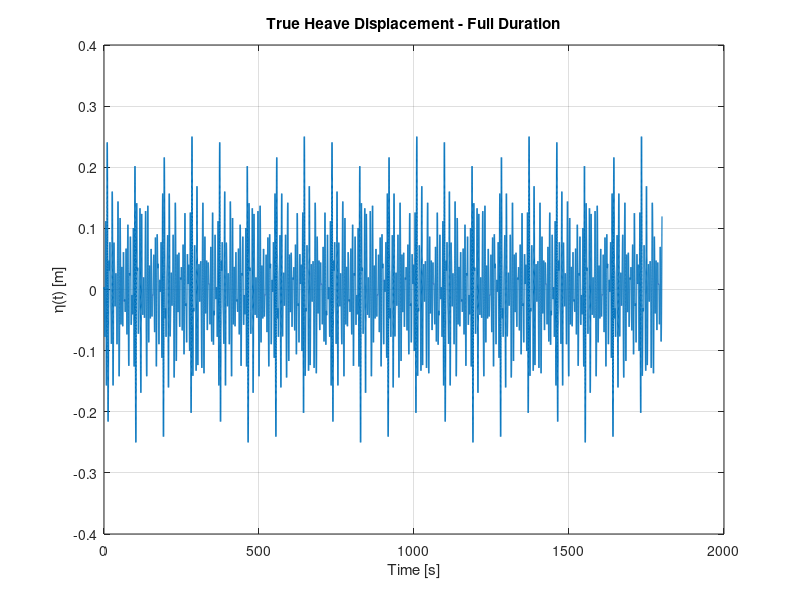
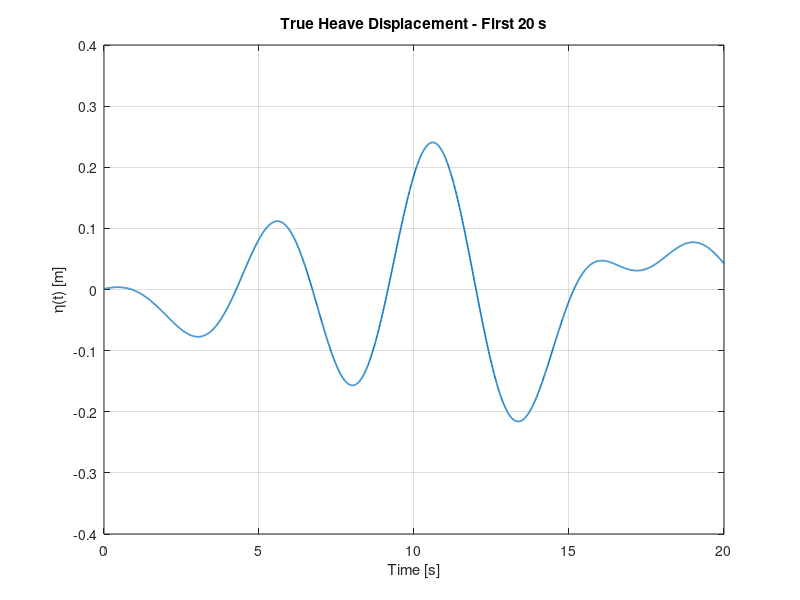
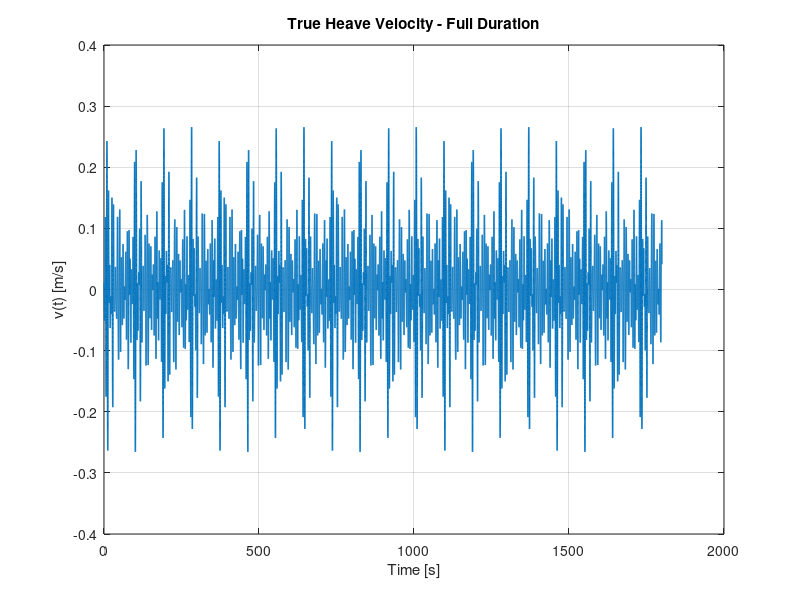
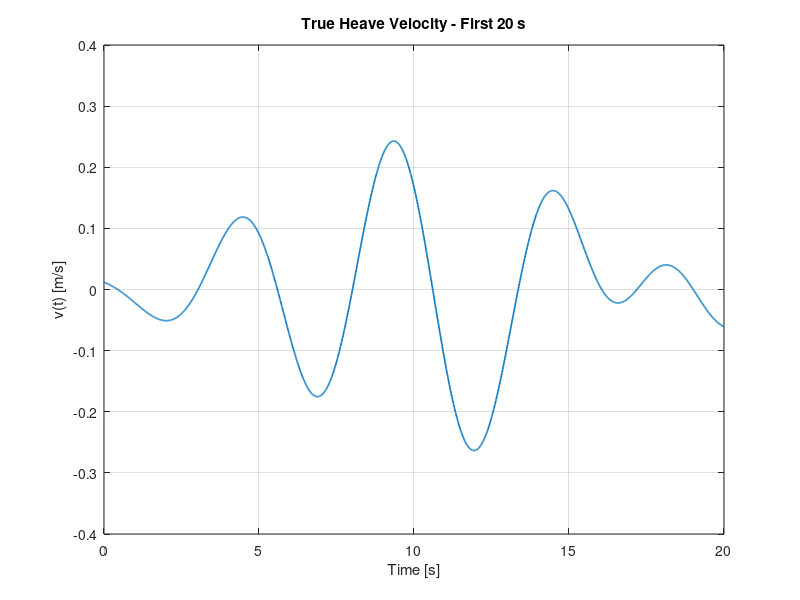

Source code (MATLAB) for these figures, in order:
%% IMU Heave Simulation - Step 1
% Purpose:
% Create the simulation time vector and the true heave motion:
% displacement eta(t), velocity v(t), and acceleration a(t)

clear; clc; close all;

%% Simulation settings
fs = 100;                  % Sampling frequency [Hz]
Ts = 1/fs;                 % Sampling period [s]
T_total = 30*60;           % Total simulation time [s] = 30 minutes
t = (0:Ts:T_total-Ts)';    % Time vector [s]

%% True heave motion parameters - dense random sea state
% Modelling choice:
% build a denser sea state using many sinusoidal components
% with random phases and a smooth amplitude envelope

N = 30;                           % number of components
f_min_sea = 0.08;                 % minimum wave frequency [Hz]
f_max_sea = 0.40;                 % maximum wave frequency [Hz]
f_vec = linspace(f_min_sea, f_max_sea, N)';   % frequency vector [Hz]

% Smooth amplitude envelope (Gaussian-shaped around a peak frequency)
f_peak_shape = 0.16;              % centre of wave-energy envelope [Hz]
sigma_f = 0.06;                   % spread of envelope [Hz]
A_shape = exp(-0.5*((f_vec - f_peak_shape)/sigma_f).^2);

% Set a target significant wave height for the simulated sea
Hm0_target = 0.30;                % [m]
m0_target = (Hm0_target/4)^2;     % target spectral zeroth moment [m^2]

% Scale amplitudes so that 0.5*sum(A_i^2) = m0_target
A_vec = sqrt(2*m0_target) * A_shape / norm(A_shape);

rng(10);                          % repeatable random phases
phi_vec = 2*pi*rand(N,1);         % random phases [rad]

%% True heave motion - dense random sea state
eta = zeros(size(t));             % displacement [m]
v   = zeros(size(t));             % velocity [m/s]
a   = zeros(size(t));             % acceleration [m/s^2]

for i = 1:N
    eta = eta + A_vec(i)*sin(2*pi*f_vec(i)*t + phi_vec(i));
    v   = v   + 2*pi*f_vec(i)*A_vec(i)*cos(2*pi*f_vec(i)*t + phi_vec(i));
    a   = a   - (2*pi*f_vec(i))^2*A_vec(i)*sin(2*pi*f_vec(i)*t + phi_vec(i));
end
%% Plot true motion
t_zoom_end = 20;                          % zoom window [s]
idx_zoom = t <= t_zoom_end;

figure;
plot(t, eta, 'LineWidth', 1.0);
grid on;
xlabel('Time [s]');
ylabel('\eta(t) [m]');
title('True Heave Displacement - Full Duration');

figure;
plot(t(idx_zoom), eta(idx_zoom), 'LineWidth', 1.2);
grid on;
xlabel('Time [s]');
ylabel('\eta(t) [m]');
title('True Heave Displacement - First 20 s');

figure;
plot(t, v, 'LineWidth', 1.0);
grid on;
xlabel('Time [s]');
ylabel('v(t) [m/s]');
title('True Heave Velocity - Full Duration');

figure;
plot(t(idx_zoom), v(idx_zoom), 'LineWidth', 1.2);
grid on;
xlabel('Time [s]');
ylabel('v(t) [m/s]');
title('True Heave Velocity - First 20 s');

figure;
plot(t, a, 'LineWidth', 1.0);
grid on;
xlabel('Time [s]');
ylabel('a(t) [m/s^2]');
title('True Heave Acceleration - Full Duration');

figure;
plot(t(idx_zoom), a(idx_zoom), 'LineWidth', 1.2);
grid on;
xlabel('Time [s]');
ylabel('a(t) [m/s^2]');
title('True Heave Acceleration - First 20 s');

%% True buoy attitude motion (small roll and pitch)
% Next realism step:
% add small roll and pitch oscillations to the buoy motion

A_roll_deg  = 3.0;          % roll amplitude [deg]
A_pitch_deg = 2.0;          % pitch amplitude [deg]

f_roll  = 0.14;             % roll frequency [Hz]
f_pitch = 0.22;             % pitch frequency [Hz]

phi_roll  = 0.6;            % roll phase [rad]
phi_pitch = -0.4;           % pitch phase [rad]

% Convert amplitudes to radians
A_roll  = deg2rad(A_roll_deg);
A_pitch = deg2rad(A_pitch_deg);

% True roll and pitch angles
roll_true  = A_roll  * sin(2*pi*f_roll*t  + phi_roll);      % [rad]
pitch_true = A_pitch * sin(2*pi*f_pitch*t + phi_pitch);     % [rad]

% True roll and pitch rates
roll_rate_true  = 2*pi*f_roll*A_roll  * cos(2*pi*f_roll*t  + phi_roll);   % [rad/s]
pitch_rate_true = 2*pi*f_pitch*A_pitch * cos(2*pi*f_pitch*t + phi_pitch);  % [rad/s]

% True yaw remains zero for now
yaw_true = zeros(size(t));                 % [rad]
yaw_rate_true = zeros(size(t));            % [rad/s]

%% Plot true attitude motion - first 20 s
figure;
subplot(2,1,1);
plot(t(idx_zoom), rad2deg(roll_true(idx_zoom)), 'LineWidth', 1.2); hold on;
plot(t(idx_zoom), rad2deg(pitch_true(idx_zoom)), 'LineWidth', 1.2);
grid on;
ylabel('Angle [deg]');
title('True Roll and Pitch - First 20 s');
legend('Roll', 'Pitch', 'Location', 'best');

subplot(2,1,2);
plot(t(idx_zoom), rad2deg(roll_rate_true(idx_zoom)), 'LineWidth', 1.2); hold on;
plot(t(idx_zoom), rad2deg(pitch_rate_true(idx_zoom)), 'LineWidth', 1.2);
grid on;
xlabel('Time [s]');
ylabel('Rate [deg/s]');
title('True Roll and Pitch Rates - First 20 s');
legend('Roll rate', 'Pitch rate', 'Location', 'best');

%% Ideal IMU outputs with roll and pitch
% Now include the effect of buoy tilt on the accelerometer.
% Navigation frame z-axis is positive upward.
% Specific force in navigation frame is [0; 0; a(t)+g].
% It is then rotated into the body frame.

g = 9.81;    % gravitational acceleration [m/s^2]

% Preallocate ideal accelerometer outputs
accel_ideal_x = zeros(size(t));
accel_ideal_y = zeros(size(t));
accel_ideal_z = zeros(size(t));

% Preallocate ideal gyroscope outputs
gyro_ideal_x = zeros(size(t));
gyro_ideal_y = zeros(size(t));
gyro_ideal_z = zeros(size(t));

for k = 1:length(t)
    % Euler angles at this time
    phi   = roll_true(k);      % roll [rad]
    theta = pitch_true(k);     % pitch [rad]
    psi   = yaw_true(k);       % yaw [rad]

    % Rotation from body to navigation (ZYX convention)
    Rx = [1 0 0;
          0 cos(phi) -sin(phi);
          0 sin(phi)  cos(phi)];

    Ry = [ cos(theta) 0 sin(theta);
           0          1 0;
          -sin(theta) 0 cos(theta)];

    Rz = [cos(psi) -sin(psi) 0;
          sin(psi)  cos(psi) 0;
          0         0        1];

    C_nb = Rz * Ry * Rx;   % body -> navigation
    C_bn = C_nb.';         % navigation -> body

    % Specific force in navigation frame
    f_n = [0; 0; a(k) + g];

    % Ideal accelerometer output in body frame
    f_b = C_bn * f_n;

    accel_ideal_x(k) = f_b(1);
    accel_ideal_y(k) = f_b(2);
    accel_ideal_z(k) = f_b(3);
end

% Ideal gyroscope output in body rates p, q, r
% Use ZYX Euler-angle-rate to body-rate mapping
phi = roll_true;
theta = pitch_true;
psi_dot = yaw_rate_true;

phi_dot = roll_rate_true;
theta_dot = pitch_rate_true;

gyro_ideal_x = phi_dot - sin(theta).*psi_dot;
gyro_ideal_y = cos(phi).*theta_dot + sin(phi).*cos(theta).*psi_dot;
gyro_ideal_z = -sin(phi).*theta_dot + cos(phi).*cos(theta).*psi_dot;

%% Plot ideal IMU outputs - first 20 s
figure;
subplot(3,1,1);
plot(t(idx_zoom), accel_ideal_x(idx_zoom), 'LineWidth', 1.2);
grid on;
ylabel('a_x [m/s^2]');
title('Ideal Accelerometer Output with Tilt - First 20 s');

subplot(3,1,2);
plot(t(idx_zoom), accel_ideal_y(idx_zoom), 'LineWidth', 1.2);
grid on;
ylabel('a_y [m/s^2]');

subplot(3,1,3);
plot(t(idx_zoom), accel_ideal_z(idx_zoom), 'LineWidth', 1.2);
grid on;
ylabel('a_z [m/s^2]');
xlabel('Time [s]');

figure;
subplot(3,1,1);
plot(t(idx_zoom), rad2deg(gyro_ideal_x(idx_zoom)), 'LineWidth', 1.2);
grid on;
ylabel('p [deg/s]');
title('Ideal Gyroscope Output with Tilt - First 20 s');

subplot(3,1,2);
plot(t(idx_zoom), rad2deg(gyro_ideal_y(idx_zoom)), 'LineWidth', 1.2);
grid on;
ylabel('q [deg/s]');

subplot(3,1,3);
plot(t(idx_zoom), rad2deg(gyro_ideal_z(idx_zoom)), 'LineWidth', 1.2);
grid on;
ylabel('r [deg/s]');
xlabel('Time [s]');

%% Compare naive and tilt-corrected vertical acceleration (ideal case)
% This diagnostic uses the ideal accelerometer and the true roll/pitch.
% It shows why az - g is no longer valid once the buoy tilts.

a_est_naive_ideal = accel_ideal_z - g;   % old heave-only shortcut
a_est_tilt_ideal  = zeros(size(t));      % corrected using true attitude

for k = 1:length(t)
    phi   = roll_true(k);      % roll [rad]
    theta = pitch_true(k);     % pitch [rad]

    % For yaw = 0, the body-to-navigation rotation is Ry*Rx
    Rx = [1 0 0;
          0 cos(phi) -sin(phi);
          0 sin(phi)  cos(phi)];

    Ry = [ cos(theta) 0 sin(theta);
           0          1 0;
          -sin(theta) 0 cos(theta)];

    C_nb = Ry * Rx;          % body -> navigation

    f_b = [accel_ideal_x(k);
           accel_ideal_y(k);
           accel_ideal_z(k)];

    f_n_est = C_nb * f_b;    % rotate specific force back to navigation frame

    % Vertical acceleration estimate = vertical specific force - g contribution
    a_est_tilt_ideal(k) = f_n_est(3) - g;
end

%% Plot true vs naive vs tilt-corrected acceleration - first 20 s
figure;
plot(t(idx_zoom), a(idx_zoom), 'LineWidth', 1.4); hold on;
plot(t(idx_zoom), a_est_naive_ideal(idx_zoom), 'LineWidth', 1.1);
plot(t(idx_zoom), a_est_tilt_ideal(idx_zoom), 'LineWidth', 1.1);
grid on;
xlabel('Time [s]');
ylabel('Acceleration [m/s^2]');
title('True vs Naive vs Tilt-Corrected Vertical Acceleration (Ideal Case)');
legend('True a(t)', 'Naive a_z-g', 'Tilt-corrected', 'Location', 'best');

%% Error comparison - first 20 s
err_naive_ideal = a_est_naive_ideal - a;
err_tilt_ideal  = a_est_tilt_ideal  - a;

figure;
plot(t(idx_zoom), err_naive_ideal(idx_zoom), 'LineWidth', 1.1); hold on;
plot(t(idx_zoom), err_tilt_ideal(idx_zoom), 'LineWidth', 1.1);
grid on;
xlabel('Time [s]');
ylabel('Error [m/s^2]');
title('Naive vs Tilt-Corrected Error (Ideal Case)');
legend('Naive error', 'Tilt-corrected error', 'Location', 'best');

%% Print ideal-case error statistics
fprintf('\n--- Ideal tilted case: vertical acceleration recovery ---\n');
fprintf('Naive mean error:          %.6e m/s^2\n', mean(err_naive_ideal));
fprintf('Naive std error:           %.6e m/s^2\n', std(err_naive_ideal));
fprintf('Naive max abs error:       %.6e m/s^2\n', max(abs(err_naive_ideal)));

fprintf('Tilt-corrected mean error: %.6e m/s^2\n', mean(err_tilt_ideal));
fprintf('Tilt-corrected std error:  %.6e m/s^2\n', std(err_tilt_ideal));
fprintf('Tilt-corrected max abs error: %.6e m/s^2\n', max(abs(err_tilt_ideal)));

%% Add sensor bias and z-axis drift
% Accelerometer bias [m/s^2]
b_ax = 0.02;
b_ay = -0.01;

% z-axis accelerometer bias = constant part + random-walk-like drift
b_az0 = 0.03;                 % nominal bias level [m/s^2]

rng(20);                      % repeatable drift realization

b_az_rw = cumsum(randn(size(t)));      % random-walk-like drift
b_az_rw = b_az_rw - mean(b_az_rw);     % remove offset
b_az_rw = 0.005 * b_az_rw / std(b_az_rw);   % set drift strength

b_az = b_az0 + b_az_rw;

% Gyroscope bias [rad/s]
b_gx = 0.005;
b_gy = -0.003;
b_gz = 0.002;

% Biased accelerometer signals
accel_bias_x = accel_ideal_x + b_ax;
accel_bias_y = accel_ideal_y + b_ay;
accel_bias_z = accel_ideal_z + b_az;

% Biased gyroscope signals
gyro_bias_x = gyro_ideal_x + b_gx;
gyro_bias_y = gyro_ideal_y + b_gy;
gyro_bias_z = gyro_ideal_z + b_gz;

%% Plot biased accelerometer output - first 20 s
figure;
subplot(3,1,1);
plot(t(idx_zoom), accel_bias_x(idx_zoom), 'LineWidth', 1.2);
grid on;
ylabel('a_x [m/s^2]');
title('Biased Accelerometer Output - First 20 s');

subplot(3,1,2);
plot(t(idx_zoom), accel_bias_y(idx_zoom), 'LineWidth', 1.2);
grid on;
ylabel('a_y [m/s^2]');

subplot(3,1,3);
plot(t(idx_zoom), accel_bias_z(idx_zoom), 'LineWidth', 1.2);
grid on;
ylabel('a_z [m/s^2]');
xlabel('Time [s]');

%% Plot biased gyroscope output - first 20 s
figure;
subplot(3,1,1);
plot(t(idx_zoom), gyro_bias_x(idx_zoom), 'LineWidth', 1.2);
grid on;
ylabel('\omega_x [rad/s]');
title('Biased Gyroscope Output - First 20 s');

subplot(3,1,2);
plot(t(idx_zoom), gyro_bias_y(idx_zoom), 'LineWidth', 1.2);
grid on;
ylabel('\omega_y [rad/s]');

subplot(3,1,3);
plot(t(idx_zoom), gyro_bias_z(idx_zoom), 'LineWidth', 1.2);
grid on;
ylabel('\omega_z [rad/s]');
xlabel('Time [s]');

%% Add white Gaussian noise
% Modelling choice for now:
% - zero-mean
% - white
% - Gaussian
% - independent on each axis

rng(1);   % for repeatability

% Accelerometer noise standard deviation [m/s^2]
sigma_ax = 0.01;
sigma_ay = 0.01;
sigma_az = 0.01;

% Gyroscope noise standard deviation [rad/s]
sigma_gx = 0.002;
sigma_gy = 0.002;
sigma_gz = 0.002;

% Generate accelerometer noise
n_ax = sigma_ax * randn(size(t));
n_ay = sigma_ay * randn(size(t));
n_az = sigma_az * randn(size(t));

% Generate gyroscope noise
n_gx = sigma_gx * randn(size(t));
n_gy = sigma_gy * randn(size(t));
n_gz = sigma_gz * randn(size(t));

% Noisy accelerometer signals
accel_noisy_x = accel_bias_x + n_ax;
accel_noisy_y = accel_bias_y + n_ay;
accel_noisy_z = accel_bias_z + n_az;

% Noisy gyroscope signals
gyro_noisy_x = gyro_bias_x + n_gx;
gyro_noisy_y = gyro_bias_y + n_gy;
gyro_noisy_z = gyro_bias_z + n_gz;

%% Plot noisy accelerometer output - first 20 s
figure;
subplot(3,1,1);
plot(t(idx_zoom), accel_noisy_x(idx_zoom), 'LineWidth', 1.0);
grid on;
ylabel('a_x [m/s^2]');
title('Noisy Accelerometer Output - First 20 s');

subplot(3,1,2);
plot(t(idx_zoom), accel_noisy_y(idx_zoom), 'LineWidth', 1.0);
grid on;
ylabel('a_y [m/s^2]');

subplot(3,1,3);
plot(t(idx_zoom), accel_noisy_z(idx_zoom), 'LineWidth', 1.0);
grid on;
ylabel('a_z [m/s^2]');
xlabel('Time [s]');

%% Plot noisy gyroscope output - first 20 s
figure;
subplot(3,1,1);
plot(t(idx_zoom), gyro_noisy_x(idx_zoom), 'LineWidth', 1.0);
grid on;
ylabel('\omega_x [rad/s]');
title('Noisy Gyroscope Output - First 20 s');

subplot(3,1,2);
plot(t(idx_zoom), gyro_noisy_y(idx_zoom), 'LineWidth', 1.0);
grid on;
ylabel('\omega_y [rad/s]');

subplot(3,1,3);
plot(t(idx_zoom), gyro_noisy_z(idx_zoom), 'LineWidth', 1.0);
grid on;
ylabel('\omega_z [rad/s]');
xlabel('Time [s]');

%% Apply first-order low-pass filter
% For now, use a simple first-order equivalent LPF.
% These cutoffs are temporary debugging values, not final MPU6050 settings.

fc_accel = 5;      % accelerometer LPF cutoff [Hz]
fc_gyro  = 5;      % gyroscope LPF cutoff [Hz]

alpha_accel = exp(-2*pi*fc_accel*Ts);
alpha_gyro  = exp(-2*pi*fc_gyro*Ts);

% Preallocate filtered signals
accel_filt_x = zeros(size(t));
accel_filt_y = zeros(size(t));
accel_filt_z = zeros(size(t));

gyro_filt_x = zeros(size(t));
gyro_filt_y = zeros(size(t));
gyro_filt_z = zeros(size(t));

% Initial conditions
accel_filt_x(1) = accel_noisy_x(1);
accel_filt_y(1) = accel_noisy_y(1);
accel_filt_z(1) = accel_noisy_z(1);

gyro_filt_x(1) = gyro_noisy_x(1);
gyro_filt_y(1) = gyro_noisy_y(1);
gyro_filt_z(1) = gyro_noisy_z(1);

% Recursive filtering
for k = 2:length(t)
    accel_filt_x(k) = alpha_accel*accel_filt_x(k-1) + (1-alpha_accel)*accel_noisy_x(k);
    accel_filt_y(k) = alpha_accel*accel_filt_y(k-1) + (1-alpha_accel)*accel_noisy_y(k);
    accel_filt_z(k) = alpha_accel*accel_filt_z(k-1) + (1-alpha_accel)*accel_noisy_z(k);

    gyro_filt_x(k) = alpha_gyro*gyro_filt_x(k-1) + (1-alpha_gyro)*gyro_noisy_x(k);
    gyro_filt_y(k) = alpha_gyro*gyro_filt_y(k-1) + (1-alpha_gyro)*gyro_noisy_y(k);
    gyro_filt_z(k) = alpha_gyro*gyro_filt_z(k-1) + (1-alpha_gyro)*gyro_noisy_z(k);
end

%% Plot filtered vs noisy signals - first 20 s
figure;
subplot(2,1,1);
plot(t(idx_zoom), accel_noisy_z(idx_zoom), 'LineWidth', 0.8); hold on;
plot(t(idx_zoom), accel_filt_z(idx_zoom), 'LineWidth', 1.4);
grid on;
ylabel('a_z [m/s^2]');
title('Accelerometer Z-Axis: Noisy vs Filtered');
legend('Noisy', 'Filtered', 'Location', 'best');

subplot(2,1,2);
plot(t(idx_zoom), gyro_noisy_x(idx_zoom), 'LineWidth', 0.8); hold on;
plot(t(idx_zoom), gyro_filt_x(idx_zoom), 'LineWidth', 1.4);
grid on;
xlabel('Time [s]');
ylabel('\omega_x [rad/s]');
title('Gyroscope X-Axis: Noisy vs Filtered');
legend('Noisy', 'Filtered', 'Location', 'best');

%% Plot filtered accelerometer outputs - first 20 s
figure;
subplot(3,1,1);
plot(t(idx_zoom), accel_filt_x(idx_zoom), 'LineWidth', 1.1);
grid on;
ylabel('a_x [m/s^2]');
title('Filtered Accelerometer Output - First 20 s');

subplot(3,1,2);
plot(t(idx_zoom), accel_filt_y(idx_zoom), 'LineWidth', 1.1);
grid on;
ylabel('a_y [m/s^2]');

subplot(3,1,3);
plot(t(idx_zoom), accel_filt_z(idx_zoom), 'LineWidth', 1.1);
grid on;
ylabel('a_z [m/s^2]');
xlabel('Time [s]');

%% Plot filtered gyroscope outputs - first 20 s
figure;
subplot(3,1,1);
plot(t(idx_zoom), gyro_filt_x(idx_zoom), 'LineWidth', 1.1);
grid on;
ylabel('\omega_x [rad/s]');
title('Filtered Gyroscope Output - First 20 s');

subplot(3,1,2);
plot(t(idx_zoom), gyro_filt_y(idx_zoom), 'LineWidth', 1.1);
grid on;
ylabel('\omega_y [rad/s]');

subplot(3,1,3);
plot(t(idx_zoom), gyro_filt_z(idx_zoom), 'LineWidth', 1.1);
grid on;
ylabel('\omega_z [rad/s]');
xlabel('Time [s]');

%% Apply saturation using chosen full-scale ranges
% Chosen ranges for this simulation:
% Accelerometer: +/-4 g
% Gyroscope: +/-250 deg/s

accel_fs_g = 4;                    % accelerometer full-scale [g]
gyro_fs_dps = 250;                 % gyroscope full-scale [deg/s]

accel_limit = accel_fs_g * g;      % accelerometer saturation limit [m/s^2]
gyro_limit  = deg2rad(gyro_fs_dps);% gyroscope saturation limit [rad/s]

% Saturated accelerometer signals
accel_sat_x = min(max(accel_filt_x, -accel_limit), accel_limit);
accel_sat_y = min(max(accel_filt_y, -accel_limit), accel_limit);
accel_sat_z = min(max(accel_filt_z, -accel_limit), accel_limit);

% Saturated gyroscope signals
gyro_sat_x = min(max(gyro_filt_x, -gyro_limit), gyro_limit);
gyro_sat_y = min(max(gyro_filt_y, -gyro_limit), gyro_limit);
gyro_sat_z = min(max(gyro_filt_z, -gyro_limit), gyro_limit);

%% Plot saturated outputs - first 20 s
figure;
subplot(3,1,1);
plot(t(idx_zoom), accel_sat_x(idx_zoom), 'LineWidth', 1.1);
grid on;
ylabel('a_x [m/s^2]');
title('Saturated Accelerometer Output - First 20 s');

subplot(3,1,2);
plot(t(idx_zoom), accel_sat_y(idx_zoom), 'LineWidth', 1.1);
grid on;
ylabel('a_y [m/s^2]');

subplot(3,1,3);
plot(t(idx_zoom), accel_sat_z(idx_zoom), 'LineWidth', 1.1);
grid on;
ylabel('a_z [m/s^2]');
xlabel('Time [s]');

figure;
subplot(3,1,1);
plot(t(idx_zoom), gyro_sat_x(idx_zoom), 'LineWidth', 1.1);
grid on;
ylabel('\omega_x [rad/s]');
title('Saturated Gyroscope Output - First 20 s');

subplot(3,1,2);
plot(t(idx_zoom), gyro_sat_y(idx_zoom), 'LineWidth', 1.1);
grid on;
ylabel('\omega_y [rad/s]');

subplot(3,1,3);
plot(t(idx_zoom), gyro_sat_z(idx_zoom), 'LineWidth', 1.1);
grid on;
ylabel('\omega_z [rad/s]');
xlabel('Time [s]');

%% Check whether any clipping occurred
num_clip_accel = sum(abs(accel_filt_x) >= accel_limit) + ...
                 sum(abs(accel_filt_y) >= accel_limit) + ...
                 sum(abs(accel_filt_z) >= accel_limit);

num_clip_gyro = sum(abs(gyro_filt_x) >= gyro_limit) + ...
                sum(abs(gyro_filt_y) >= gyro_limit) + ...
                sum(abs(gyro_filt_z) >= gyro_limit);

fprintf('Total clipped accelerometer samples: %d\n', num_clip_accel);
fprintf('Total clipped gyroscope samples: %d\n', num_clip_gyro);

%% Quantisation using MPU-6050 sensitivity scale factors
% Datasheet-based sensitivity values for the chosen ranges:
% Accelerometer +/-4 g  -> 8192 LSB/g
% Gyroscope    +/-250 dps -> 131 LSB/(deg/s)

accel_sens_lsb_per_g = 8192;   % [LSB/g]
gyro_sens_lsb_per_dps = 131;   % [LSB/(deg/s)]

% Convert saturated accelerometer signals from m/s^2 to g
accel_sat_x_g = accel_sat_x / g;
accel_sat_y_g = accel_sat_y / g;
accel_sat_z_g = accel_sat_z / g;

% Convert saturated gyroscope signals from rad/s to deg/s
gyro_sat_x_dps = rad2deg(gyro_sat_x);
gyro_sat_y_dps = rad2deg(gyro_sat_y);
gyro_sat_z_dps = rad2deg(gyro_sat_z);

% Quantise to integer sensor counts
accel_counts_x = round(accel_sat_x_g * accel_sens_lsb_per_g);
accel_counts_y = round(accel_sat_y_g * accel_sens_lsb_per_g);
accel_counts_z = round(accel_sat_z_g * accel_sens_lsb_per_g);

gyro_counts_x = round(gyro_sat_x_dps * gyro_sens_lsb_per_dps);
gyro_counts_y = round(gyro_sat_y_dps * gyro_sens_lsb_per_dps);
gyro_counts_z = round(gyro_sat_z_dps * gyro_sens_lsb_per_dps);

% Convert quantised counts back to engineering units
accel_quant_x = (accel_counts_x / accel_sens_lsb_per_g) * g;
accel_quant_y = (accel_counts_y / accel_sens_lsb_per_g) * g;
accel_quant_z = (accel_counts_z / accel_sens_lsb_per_g) * g;

gyro_quant_x = deg2rad(gyro_counts_x / gyro_sens_lsb_per_dps);
gyro_quant_y = deg2rad(gyro_counts_y / gyro_sens_lsb_per_dps);
gyro_quant_z = deg2rad(gyro_counts_z / gyro_sens_lsb_per_dps);

%% Quantisation step sizes
accel_lsb_mps2 = g / accel_sens_lsb_per_g;                 % [m/s^2 per LSB]
gyro_lsb_rps   = deg2rad(1 / gyro_sens_lsb_per_dps);       % [rad/s per LSB]

fprintf('Accelerometer quantisation step: %.6e m/s^2 per LSB\n', accel_lsb_mps2);
fprintf('Gyroscope quantisation step: %.6e rad/s per LSB\n', gyro_lsb_rps);

%% Plot quantised vs saturated signals - first 20 s
figure;
subplot(2,1,1);
plot(t(idx_zoom), accel_sat_z(idx_zoom), 'LineWidth', 1.0); hold on;
plot(t(idx_zoom), accel_quant_z(idx_zoom), 'LineWidth', 1.2);
grid on;
ylabel('a_z [m/s^2]');
title('Accelerometer Z-Axis: Saturated vs Quantised');
legend('Saturated', 'Quantised', 'Location', 'best');

subplot(2,1,2);
plot(t(idx_zoom), gyro_sat_x(idx_zoom), 'LineWidth', 1.0); hold on;
plot(t(idx_zoom), gyro_quant_x(idx_zoom), 'LineWidth', 1.2);
grid on;
xlabel('Time [s]');
ylabel('\omega_x [rad/s]');
title('Gyroscope X-Axis: Saturated vs Quantised');
legend('Saturated', 'Quantised', 'Location', 'best');

%% Plot quantised accelerometer outputs - first 20 s
figure;
subplot(3,1,1);
plot(t(idx_zoom), accel_quant_x(idx_zoom), 'LineWidth', 1.0);
grid on;
ylabel('a_x [m/s^2]');
title('Quantised Accelerometer Output - First 20 s');

subplot(3,1,2);
plot(t(idx_zoom), accel_quant_y(idx_zoom), 'LineWidth', 1.0);
grid on;
ylabel('a_y [m/s^2]');

subplot(3,1,3);
plot(t(idx_zoom), accel_quant_z(idx_zoom), 'LineWidth', 1.0);
grid on;
ylabel('a_z [m/s^2]');
xlabel('Time [s]');

%% Plot quantised gyroscope outputs - first 20 s
figure;
subplot(3,1,1);
plot(t(idx_zoom), gyro_quant_x(idx_zoom), 'LineWidth', 1.0);
grid on;
ylabel('\omega_x [rad/s]');
title('Quantised Gyroscope Output - First 20 s');

subplot(3,1,2);
plot(t(idx_zoom), gyro_quant_y(idx_zoom), 'LineWidth', 1.0);
grid on;
ylabel('\omega_y [rad/s]');

subplot(3,1,3);
plot(t(idx_zoom), gyro_quant_z(idx_zoom), 'LineWidth', 1.0);
grid on;
ylabel('\omega_z [rad/s]');
xlabel('Time [s]');

%% Recover vertical acceleration from non-ideal tilted IMU
% Compare:
% 1) naive method: az - g
% 2) tilt-corrected method using full 3-axis accel and true attitude

a_est_naive = accel_quant_z - g;
a_est_tilt = zeros(size(t));

for k = 1:length(t)
    phi   = roll_true(k);
    theta = pitch_true(k);
    psi   = yaw_true(k);

    Rx = [1 0 0;
          0 cos(phi) -sin(phi);
          0 sin(phi)  cos(phi)];

    Ry = [ cos(theta) 0 sin(theta);
           0          1 0;
          -sin(theta) 0 cos(theta)];

    Rz = [cos(psi) -sin(psi) 0;
          sin(psi)  cos(psi) 0;
          0         0        1];

    C_nb = Rz * Ry * Rx;   % body -> navigation

    f_b = [accel_quant_x(k);
           accel_quant_y(k);
           accel_quant_z(k)];

    f_n_est = C_nb * f_b;

    a_est_tilt(k) = f_n_est(3) - g;
end

%% Plot true vs recovered vertical acceleration - first 20 s
figure;
plot(t(idx_zoom), a(idx_zoom), 'LineWidth', 1.3); hold on;
plot(t(idx_zoom), a_est_naive(idx_zoom), 'LineWidth', 1.0);
plot(t(idx_zoom), a_est_tilt(idx_zoom), 'LineWidth', 1.0);
grid on;
xlabel('Time [s]');
ylabel('Acceleration [m/s^2]');
title('True vs Naive vs Tilt-Corrected Vertical Acceleration (Non-Ideal Case)');
legend('True a(t)', 'Naive a_z-g', 'Tilt-corrected', 'Location', 'best');

%% Error comparison
err_naive = a_est_naive - a;
err_tilt  = a_est_tilt - a;

figure;
plot(t(idx_zoom), err_naive(idx_zoom), 'LineWidth', 1.0); hold on;
plot(t(idx_zoom), err_tilt(idx_zoom), 'LineWidth', 1.0);
grid on;
xlabel('Time [s]');
ylabel('Error [m/s^2]');
title('Naive vs Tilt-Corrected Error (Non-Ideal Case)');
legend('Naive error', 'Tilt-corrected error', 'Location', 'best');

%% Print error statistics
fprintf('\n--- Non-ideal tilted case: vertical acceleration recovery ---\n');
fprintf('Naive mean error:          %.6e m/s^2\n', mean(err_naive));
fprintf('Naive std error:           %.6e m/s^2\n', std(err_naive));
fprintf('Naive max abs error:       %.6e m/s^2\n', max(abs(err_naive)));

fprintf('Tilt-corrected mean error: %.6e m/s^2\n', mean(err_tilt));
fprintf('Tilt-corrected std error:  %.6e m/s^2\n', std(err_tilt));
fprintf('Tilt-corrected max abs error: %.6e m/s^2\n', max(abs(err_tilt)));

return

% %% Bias correction of recovered heave acceleration
% % For this simulation test, assume the z-axis accelerometer bias is known
% 
% a_est_bc = accel_quant_z - g - b_az;   % bias-corrected acceleration estimate
% 
% %% Plot true vs bias-corrected estimated acceleration - first 20 s
% figure;
% plot(t(idx_zoom), a(idx_zoom), 'LineWidth', 1.3); hold on;
% plot(t(idx_zoom), a_est_bc(idx_zoom), 'LineWidth', 1.0);
% grid on;
% xlabel('Time [s]');
% ylabel('Acceleration [m/s^2]');
% title('True vs Bias-Corrected Heave Acceleration - First 20 s');
% legend('True a(t)', 'Bias-corrected a_{est}(t)', 'Location', 'best');
% 
% %% Bias estimation from data (heave-only case)
% % Estimate z-axis accelerometer bias from the mean of az - g
% 
% b_az_hat = mean(accel_quant_z - g);     % estimated z-axis bias [m/s^2]
% 
% % Bias-corrected acceleration using estimated bias
% a_est_bc_hat = accel_quant_z - g - b_az_hat;
% 
% %% Plot true time-varying z-bias and estimated constant bias
% figure;
% plot(t, b_az, 'LineWidth', 1.2); hold on;
% yline(b_az_hat, '--', 'LineWidth', 1.2);
% grid on;
% xlabel('Time [s]');
% ylabel('Bias [m/s^2]');
% title('True Time-Varying Z-Bias vs Estimated Constant Bias');
% legend('True z-bias', 'Estimated constant z-bias', 'Location', 'best');
% 
% %% Compare true vs estimated z-bias
% fprintf('True mean z-bias: %.6e m/s^2\n', mean(b_az));
% fprintf('Estimated z-bias: %.6e m/s^2\n', b_az_hat);
% fprintf('Bias estimation error relative to mean bias: %.6e m/s^2\n', b_az_hat - mean(b_az));
% 
% %% Plot true vs bias-estimated corrected acceleration - first 20 s
% figure;
% plot(t(idx_zoom), a(idx_zoom), 'LineWidth', 1.3); hold on;
% plot(t(idx_zoom), a_est_bc_hat(idx_zoom), 'LineWidth', 1.0);
% grid on;
% xlabel('Time [s]');
% ylabel('Acceleration [m/s^2]');
% title('True vs Bias-Estimated Heave Acceleration - First 20 s');
% legend('True a(t)', 'Bias-estimated a_{est}(t)', 'Location', 'best');
% 
% %% Error for bias-estimated correction
% a_err_bc_hat = a_est_bc_hat - a;
% 
% figure;
% plot(t(idx_zoom), a_err_bc_hat(idx_zoom), 'LineWidth', 1.0);
% grid on;
% xlabel('Time [s]');
% ylabel('Error [m/s^2]');
% title('Bias-Estimated Heave Acceleration Error - First 20 s');
% 
% %% Error statistics for bias-estimated correction
% fprintf('\n--- Bias-estimated correction error stats ---\n');
% fprintf('Mean error:    %.6e m/s^2\n', mean(a_err_bc_hat));
% fprintf('Std error:     %.6e m/s^2\n', std(a_err_bc_hat));
% fprintf('Max abs error: %.6e m/s^2\n', max(abs(a_err_bc_hat)));
% 
% %% Print bias-corrected error statistics
% fprintf('Mean bias-estimated acceleration error: %.6e m/s^2\n', mean(a_err_bc_hat));
% fprintf('Std bias-estimated acceleration error:  %.6e m/s^2\n', std(a_err_bc_hat));
% fprintf('Max abs bias-estimated acceleration error: %.6e m/s^2\n', max(abs(a_err_bc_hat)));
% 
% %% PSD of true and recovered heave acceleration using Welch's method
% % This is a validation step on acceleration first.
% % Later we can move to displacement spectrum / wave spectrum.
% 
% % Welch settings (chosen for this simulation)
% win_len = 4096;                  % window length [samples]
% noverlap = win_len/2;            % 50% overlap
% nfft = 8192;                     % FFT length
% 
% % Remove any small DC offset before PSD estimation
% a_true_psd = detrend(a, 'constant');
% a_est_psd  = detrend(a_est_bc_hat, 'constant');
% 
% % Welch PSD estimates
% [Paa_true, f_psd] = pwelch(a_true_psd, win_len, noverlap, nfft, fs);
% [Paa_est,  ~]     = pwelch(a_est_psd,  win_len, noverlap, nfft, fs);
% 
% %% Plot PSD comparison
% figure;
% plot(f_psd, Paa_true, 'LineWidth', 1.4); hold on;
% plot(f_psd, Paa_est, 'LineWidth', 1.2);
% grid on;
% xlabel('Frequency [Hz]');
% ylabel('PSD [(m/s^2)^2/Hz]');
% title('Acceleration PSD: True vs Bias-Estimated Correction');
% legend('True acceleration PSD', 'Estimated acceleration PSD', 'Location', 'best');
% xlim([0 2]);   % focus on low-frequency wave band
% 
% %% Find dominant frequency in the low-frequency band
% f_min = 0.02;
% f_max = 2.0;
% idx_band = (f_psd >= f_min) & (f_psd <= f_max);
% 
% [~, idx_true_peak_local] = max(Paa_true(idx_band));
% [~, idx_est_peak_local]  = max(Paa_est(idx_band));
% 
% f_band = f_psd(idx_band);
% 
% f_true_peak = f_band(idx_true_peak_local);
% f_est_peak  = f_band(idx_est_peak_local);
% 
% fprintf('True acceleration PSD peak frequency: %.6f Hz\n', f_true_peak);
% fprintf('Estimated acceleration PSD peak frequency: %.6f Hz\n', f_est_peak);
% 
% %% Convert acceleration PSD to wave-elevation PSD
% % Spectral double integration:
% % S_eta(f) = S_a(f) / (2*pi*f)^4
% %
% % Important:
% % avoid division near f = 0 by applying a low-frequency cutoff
% 
% f_int_min = 0.05;    % low-frequency cutoff [Hz] for safe division
% 
% omega_psd = 2*pi*f_psd;
% 
% % True elevation PSD directly from eta(t)
% eta_true_psd = detrend(eta, 'constant');
% [See_true, f_eta] = pwelch(eta_true_psd, win_len, noverlap, nfft, fs);
% 
% % Estimated elevation PSD from bias-corrected acceleration PSD
% See_est = zeros(size(Paa_est));
% 
% idx_valid = f_psd >= f_int_min;
% See_est(idx_valid) = Paa_est(idx_valid) ./ (omega_psd(idx_valid).^4);
% 
% %% Plot true vs estimated wave-elevation PSD
% figure;
% plot(f_eta, See_true, 'LineWidth', 1.4); hold on;
% plot(f_psd, See_est, 'LineWidth', 1.2);
% grid on;
% xlabel('Frequency [Hz]');
% ylabel('PSD [m^2/Hz]');
% title('Wave Elevation PSD: True vs Estimated from Bias-Estimated Acceleration');
% legend('True elevation PSD', 'Estimated elevation PSD', 'Location', 'best');
% xlim([0 1]);
% 
% %% Find dominant frequency in the valid wave band
% f_wave_min = 0.05;
% f_wave_max = 1.0;
% 
% idx_wave = (f_eta >= f_wave_min) & (f_eta <= f_wave_max);
% idx_wave_est = (f_psd >= f_wave_min) & (f_psd <= f_wave_max);
% 
% [~, idx_true_eta_peak_local] = max(See_true(idx_wave));
% [~, idx_est_eta_peak_local]  = max(See_est(idx_wave_est));
% 
% f_true_eta_band = f_eta(idx_wave);
% f_est_eta_band  = f_psd(idx_wave_est);
% 
% f_true_eta_peak = f_true_eta_band(idx_true_eta_peak_local);
% f_est_eta_peak  = f_est_eta_band(idx_est_eta_peak_local);
% 
% fprintf('True elevation PSD peak frequency: %.6f Hz\n', f_true_eta_peak);
% fprintf('Estimated elevation PSD peak frequency: %.6f Hz\n', f_est_eta_peak);
% 
% %% Compute wave parameters from the elevation PSD
% % Use the same valid wave band for both true and estimated spectra
% 
% f_param_min = 0.05;
% f_param_max = 1.0;
% 
% idx_true_band = (f_eta >= f_param_min) & (f_eta <= f_param_max);
% idx_est_band  = (f_psd >= f_param_min) & (f_psd <= f_param_max);
% 
% f_true_band = f_eta(idx_true_band);
% f_est_band  = f_psd(idx_est_band);
% 
% See_true_band = See_true(idx_true_band);
% See_est_band  = See_est(idx_est_band);
% 
% % Spectral moments for true spectrum
% m0_true = trapz(f_true_band, See_true_band);
% m1_true = trapz(f_true_band, f_true_band .* See_true_band);
% m2_true = trapz(f_true_band, (f_true_band.^2) .* See_true_band);
% 
% % Spectral moments for estimated spectrum
% m0_est = trapz(f_est_band, See_est_band);
% m1_est = trapz(f_est_band, f_est_band .* See_est_band);
% m2_est = trapz(f_est_band, (f_est_band.^2) .* See_est_band);
% 
% % Peak frequency and peak period
% [~, idx_pk_true] = max(See_true_band);
% [~, idx_pk_est]  = max(See_est_band);
% 
% fp_true = f_true_band(idx_pk_true);
% fp_est  = f_est_band(idx_pk_est);
% 
% Tp_true = 1 / fp_true;
% Tp_est  = 1 / fp_est;
% 
% % Derived wave parameters
% Hm0_true  = 4 * sqrt(m0_true);
% Hm0_est   = 4 * sqrt(m0_est);
% 
% Tm01_true = m0_true / m1_true;
% Tm01_est  = m0_est / m1_est;
% 
% Tm02_true = sqrt(m0_true / m2_true);
% Tm02_est  = sqrt(m0_est / m2_est);
% 
% %% Print wave parameters
% fprintf('\n--- True spectrum wave parameters ---\n');
% fprintf('m0   = %.6e m^2\n', m0_true);
% fprintf('Hm0  = %.6f m\n', Hm0_true);
% fprintf('fp   = %.6f Hz\n', fp_true);
% fprintf('Tp   = %.6f s\n', Tp_true);
% fprintf('Tm01 = %.6f s\n', Tm01_true);
% fprintf('Tm02 = %.6f s\n', Tm02_true);
% 
% fprintf('\n--- Estimated spectrum wave parameters ---\n');
% fprintf('m0   = %.6e m^2\n', m0_est);
% fprintf('Hm0  = %.6f m\n', Hm0_est);
% fprintf('fp   = %.6f Hz\n', fp_est);
% fprintf('Tp   = %.6f s\n', Tp_est);
% fprintf('Tm01 = %.6f s\n', Tm01_est);
% fprintf('Tm02 = %.6f s\n', Tm02_est);
% 
% %% Sensitivity study: effect of low-frequency cutoff on estimated elevation spectrum
% % Keep the true elevation PSD fixed.
% % Recompute the estimated elevation PSD for several cutoff values.
% 
% cutoff_list = [0.05 0.08 0.10 0.12];   % [Hz]
% 
% See_est_all = zeros(length(f_psd), length(cutoff_list));
% Hm0_cut = zeros(size(cutoff_list));
% fp_cut = zeros(size(cutoff_list));
% Tp_cut = zeros(size(cutoff_list));
% Tm01_cut = zeros(size(cutoff_list));
% Tm02_cut = zeros(size(cutoff_list));
% 
% for ic = 1:length(cutoff_list)
%     f_int_min_test = cutoff_list(ic);
% 
%     % Recompute estimated elevation PSD
%     See_est_test = zeros(size(Paa_est));
%     idx_valid_test = f_psd >= f_int_min_test;
%     See_est_test(idx_valid_test) = Paa_est(idx_valid_test) ./ (omega_psd(idx_valid_test).^4);
% 
%     See_est_all(:, ic) = See_est_test;
% 
%     % Compute wave parameters in the standard band
%     f_param_min = f_int_min_test;
%     f_param_max = 1.0;
%     idx_est_band = (f_psd >= f_param_min) & (f_psd <= f_param_max);
% 
%     f_est_band = f_psd(idx_est_band);
%     See_est_band = See_est_test(idx_est_band);
% 
%     m0_est = trapz(f_est_band, See_est_band);
%     m1_est = trapz(f_est_band, f_est_band .* See_est_band);
%     m2_est = trapz(f_est_band, (f_est_band.^2) .* See_est_band);
% 
%     [~, idx_pk_est] = max(See_est_band);
%     fp_est = f_est_band(idx_pk_est);
% 
%     Hm0_cut(ic)  = 4 * sqrt(m0_est);
%     fp_cut(ic)   = fp_est;
%     Tp_cut(ic)   = 1 / fp_est;
%     Tm01_cut(ic) = m0_est / m1_est;
%     Tm02_cut(ic) = sqrt(m0_est / m2_est);
% end
% 
% %% Plot estimated elevation PSD for different cutoff values
% figure;
% plot(f_eta, See_true, 'k', 'LineWidth', 1.6); hold on;
% plot(f_psd, See_est_all(:,1), 'LineWidth', 1.1);
% plot(f_psd, See_est_all(:,2), 'LineWidth', 1.1);
% plot(f_psd, See_est_all(:,3), 'LineWidth', 1.1);
% plot(f_psd, See_est_all(:,4), 'LineWidth', 1.1);
% grid on;
% xlabel('Frequency [Hz]');
% ylabel('PSD [m^2/Hz]');
% title('Estimated Elevation PSD for Different Low-Frequency Cutoffs');
% legend('True elevation PSD', ...
%        'f_{int,min} = 0.005 Hz', ...
%        'f_{int,min} = 0.01 Hz', ...
%        'f_{int,min} = 0.02 Hz', ...
%        'f_{int,min} = 0.05 Hz', ...
%        'Location', 'best');
% xlim([0.05 0.4]);
% ylim([0 0.07]);
% 
% %% Print cutoff sensitivity results
% fprintf('\n--- Low-frequency cutoff sensitivity ---\n');
% for ic = 1:length(cutoff_list)
%     fprintf('Cutoff = %.3f Hz | Hm0 = %.6f m | fp = %.6f Hz | Tp = %.6f s | Tm01 = %.6f s | Tm02 = %.6f s\n', ...
%         cutoff_list(ic), Hm0_cut(ic), fp_cut(ic), Tp_cut(ic), Tm01_cut(ic), Tm02_cut(ic));
% end
% 
% %% Select recommended low-frequency cutoff for the rest of the pipeline
% % Based on the cutoff sensitivity study, choose the cutoff that gives the
% % best compromise between drift rejection and wave-parameter accuracy.
% 
% f_int_min_final = 0.08;    % chosen final cutoff [Hz]
% 
% % Recompute final estimated elevation PSD using the selected cutoff
% See_est_final = zeros(size(Paa_est));
% idx_valid_final = f_psd >= f_int_min_final;
% See_est_final(idx_valid_final) = Paa_est(idx_valid_final) ./ (omega_psd(idx_valid_final).^4);
% 
% % Final parameter band
% f_param_min_final = f_int_min_final;
% f_param_max_final = 1.0;
% idx_final_band = (f_psd >= f_param_min_final) & (f_psd <= f_param_max_final);
% 
% f_final_band = f_psd(idx_final_band);
% See_final_band = See_est_final(idx_final_band);
% 
% % Final estimated wave parameters
% m0_final = trapz(f_final_band, See_final_band);
% m1_final = trapz(f_final_band, f_final_band .* See_final_band);
% m2_final = trapz(f_final_band, (f_final_band.^2) .* See_final_band);
% 
% [~, idx_pk_final] = max(See_final_band);
% fp_final = f_final_band(idx_pk_final);
% Tp_final = 1 / fp_final;
% Hm0_final = 4 * sqrt(m0_final);
% Tm01_final = m0_final / m1_final;
% Tm02_final = sqrt(m0_final / m2_final);
% 
% %% Compare final estimated parameters against true values
% Hm0_err_pct  = 100 * (Hm0_final  - Hm0_true)  / Hm0_true;
% fp_err_pct   = 100 * (fp_final   - fp_true)   / fp_true;
% Tp_err_pct   = 100 * (Tp_final   - Tp_true)   / Tp_true;
% Tm01_err_pct = 100 * (Tm01_final - Tm01_true) / Tm01_true;
% Tm02_err_pct = 100 * (Tm02_final - Tm02_true) / Tm02_true;
% 
% fprintf('\n--- Final selected cutoff results ---\n');
% fprintf('Selected cutoff = %.3f Hz\n', f_int_min_final);
% fprintf('Hm0  = %.6f m   (error = %.3f %%)\n', Hm0_final, Hm0_err_pct);
% fprintf('fp   = %.6f Hz  (error = %.3f %%)\n', fp_final, fp_err_pct);
% fprintf('Tp   = %.6f s   (error = %.3f %%)\n', Tp_final, Tp_err_pct);
% fprintf('Tm01 = %.6f s   (error = %.3f %%)\n', Tm01_final, Tm01_err_pct);
% fprintf('Tm02 = %.6f s   (error = %.3f %%)\n', Tm02_final, Tm02_err_pct);
% 
% %% Plot final selected elevation PSD against true PSD
% figure;
% plot(f_eta, See_true, 'LineWidth', 1.5); hold on;
% plot(f_psd, See_est_final, 'LineWidth', 1.3);
% grid on;
% xlabel('Frequency [Hz]');
% ylabel('PSD [m^2/Hz]');
% title('Final Elevation PSD: True vs Selected-Cutoff Estimate');
% legend('True elevation PSD', 'Estimated elevation PSD', 'Location', 'best');
% xlim([0.05 0.4]);
% ylim([0 0.07]);
% 
